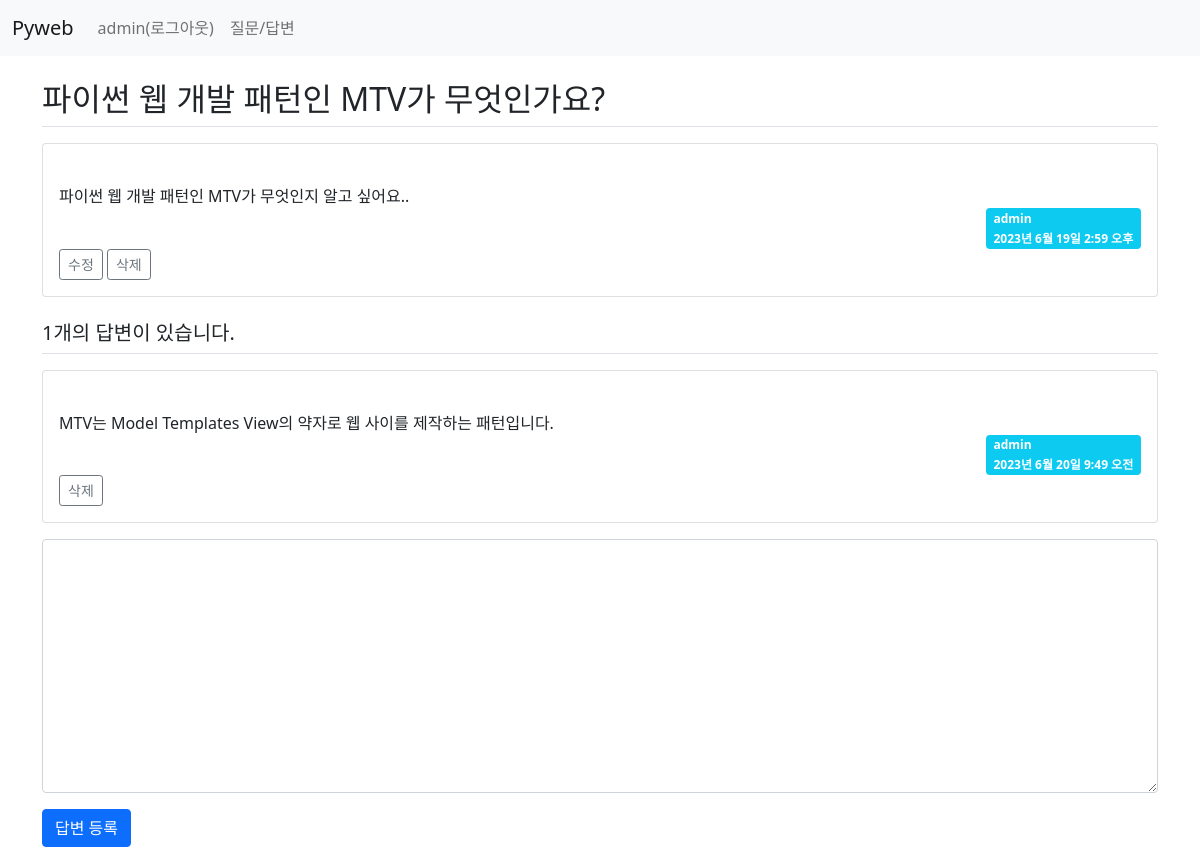
The page /board/2/ (signed in) on the database as committed earlier.
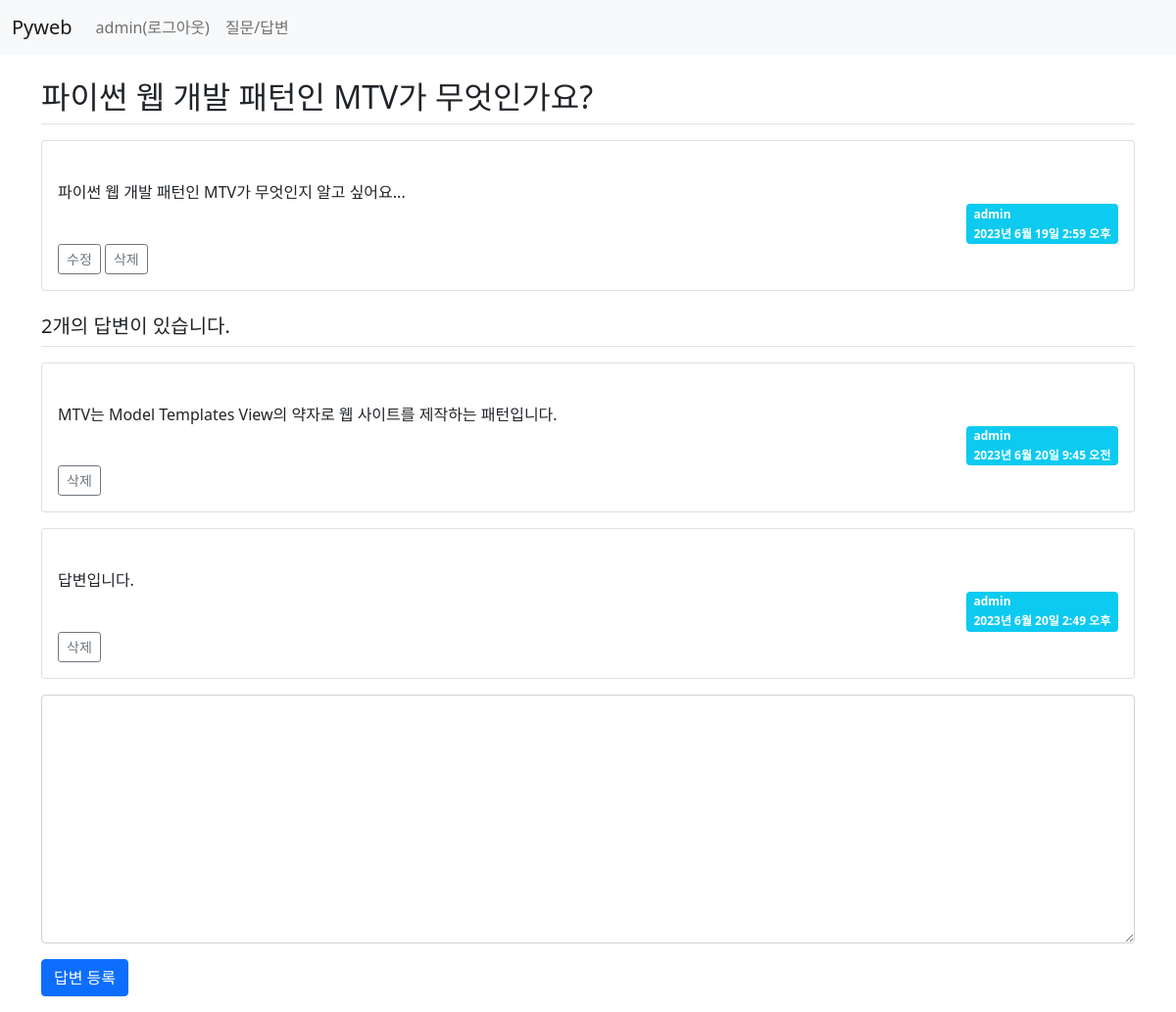
The same page on the database as committed later.
### board/models.py (models this page shows, shortened)
class Question(models.Model):
    author = models.ForeignKey(User, on_delete=models.CASCADE) #글쓴이
    subject = models.CharField(max_length=200)  #제목
    content = models.TextField()                #질문 내용
    create_date = models.DateTimeField()        #등록일
    modify_date = models.DateTimeField(null=True, blank=True)

class Answer(models.Model):
    author = models.ForeignKey(User, on_delete=models.CASCADE) #글쓴이
    content = models.TextField()  #답변 내용
    create_date = models.DateTimeField()  #등록일
    question = models.ForeignKey(Question,
                on_delete=models.CASCADE) #외래키

### board/views.py (the view)
# urls.py: path('<int:question_id>/', views.detail, name='detail'),
def detail(request, question_id):
    question = get_object_or_404(Question, pk=question_id)
    context = {'question': question}
    return render(request, 'board/detail.html', context)

### templates/board/detail.html (shortened to what this page needs)
{% extends 'base.html' %}
{% block content %}
<div class="container my-3">
    <section id="detail">
    <h2 class="border-bottom py-2">{{ question.subject }}</h2>
    <div class="card my-3">
        <div class="card-body">
            <div class="card-text" style="white-space: pre-line">
                {{ question.content }}
            </div>
            <div class="d-flex justify-content-end">
                <div class="badge bg-info text-start">
                    <div class="mb-2">{{ question.author }}</div>
                    <div>{{ question.create_date }}</div>
                </div>
            </div>
            {% if question.author == request.user %}
            <div>
                <a href="{% url 'board:question_modify' question.id %}"
                   class="btn btn-sm btn-outline-secondary">수정</a>
                <a href="#"
                   data-uri="{% url 'board:question_delete' question.id %}"
                   class="delete btn btn-sm btn-outline-secondary">삭제</a>
            </div>
            {% endif %}
        </div>
    </div>
    <h5 class="border-bottom my-3 py-2">
        {{ question.answer_set.count }}개의 답변이 있습니다.
    </h5>
    {% for answer in question.answer_set.all %}
      <div class="card my-3">
        <div class="card-body">
            <div class="card-text" style="white-space: pre-line">
                {{ answer.content }}
            </div>
            <div class="d-flex justify-content-end">
                <div class="badge bg-info text-start">
                    <div class="mb-2">{{ answer.author }}</div>
                    <div>{{ answer.create_date }}</div>
                </div>
            </div>
            {% if answer.author == request.user %}
            <div>
                <a href="#"
                   data-uri="{% url 'board:answer_delete' answer.id %}"
                   class="delete btn btn-sm btn-outline-secondary">삭제</a>
            </div>
            {% endif %}
        </div>
    </div>
    {% endfor %}
    <form action="{% url 'board:answer_create' question.id %}"
                    method="post" >
        <div class="form-group">
            <textarea name="content" rows="10"
                      cols="50" class="form-control mb-3"
              {% if not user.is_authenticated %}disabled{% endif %}></textarea>
        </div>
        <button type="submit" class="btn btn-primary">답변 등록</button>
    </form>
    </section>
</div>
{% endblock %}

Rows that differ between the two databases and show on the page:
changed Question "파이썬 웹 개발 패턴인 MTV가 무엇인가요?": content "파이썬 웹 개발 패턴인 MTV가 무엇인지 알고 싶어요.." → "파이썬 웹 개발 패턴인 MTV가 무엇인지 알고 싶어요..."; answer_set.count "1" → "2"
changed Answer: content "MTV는 Model Templates View의 약자로 웹 사이를 제작하는 패턴입니다." → "MTV는 Model Templates View의 약자로 웹 사이트를 제작하는 패턴입니다."; create_date "2023년 6월 20일 9:49 오전" → "2023년 6월 20일 9:45 오전"
added Answer: content "답변입니다.", author "admin", create_date "2023년 6월 20일 2:49 오후", shows "삭제"
